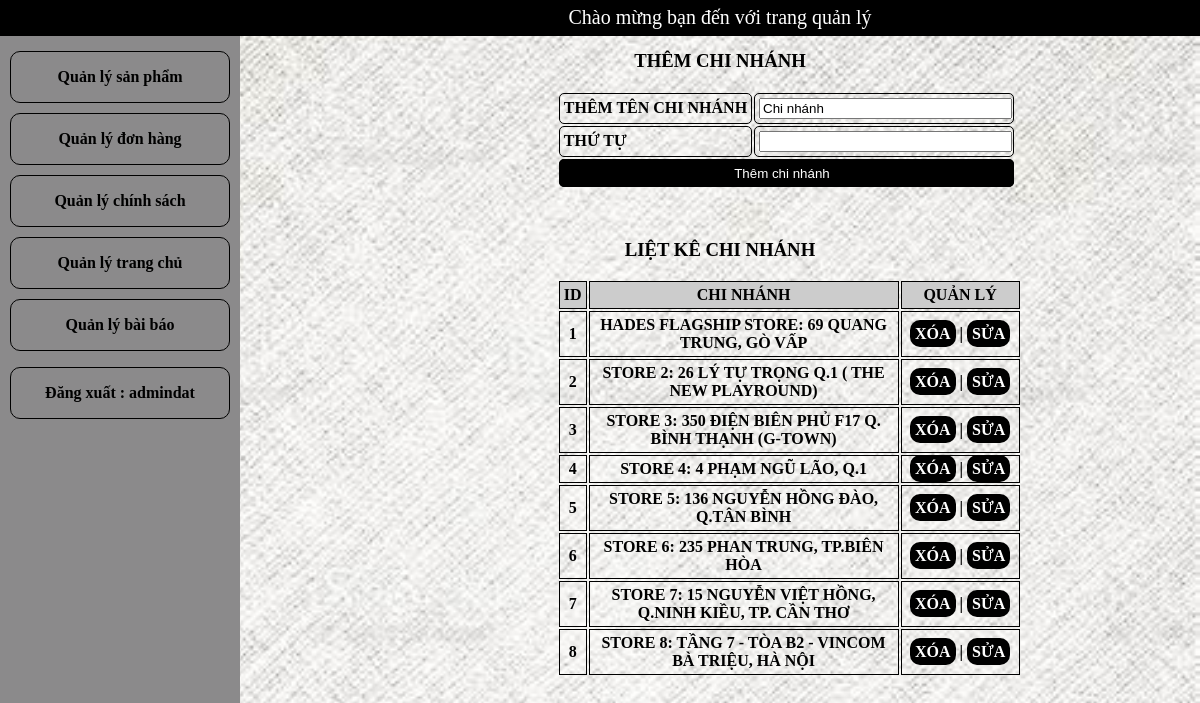
Page /admincp/index.php?action=quanlychinhanh&query=them (signed in) on the committed database.
### tables this page shows
CREATE TABLE `tbl_chinhanh` (
  `id_chinhanh` int(11) NOT NULL,
  `chinhanh` varchar(255) NOT NULL,
  `thutu` int(11) NOT NULL
);

### admincp/modules/quanlychinhanh/lietke.php (the view, shortened to what this page needs)
<?php
    $sql_lietke_chinhanh = "SELECT * FROM tbl_chinhanh ORDER BY thutu ASC";
    $query_lietke_chinhanh = mysqli_query($mysqli,$sql_lietke_chinhanh);
?>
<div class="quanlymenu">
    <h3>Liệt kê chi nhánh </h3>
    <table class='lietke_menu' >
            <tr class="header_lietke">
                <td>ID</td>
                <td class="them_menu2" style="width: 300px;">Chi nhánh</td>
                <td class="them_menu4">Quản lý</td>
            </tr>
            <?php
                $i=0;
                while($row = mysqli_fetch_array($query_lietke_chinhanh)){
                    $i++;
            ?>
            <tr>
                <td><?php echo $i ?></td>
                <td><?php echo $row['chinhanh'] ?></td>
                <td>
                    <a href="./modules/quanlychinhanh/xuly.php?idchinhanh=<?php echo $row['id_chinhanh']?>">Xóa</a>  |  <a href="index.php?action=quanlychinhanh&query=sua&idchinhanh=<?php echo $row['id_chinhanh']?>">Sửa</a>
                </td>
            </tr>
            <?php
                }
            ?>
    </table>
 </div>

### admincp/css/style.css (style rules this page uses)
body { margin: 0; background-image: url('../modules/quanlysp/uploads/backgr.jpg'); background-size: 100%; }
.quanlymenu { padding-top: 40px; font-weight: 900; text-transform: uppercase; margin-left: 20%; }
.quanlymenu h3 { margin-top: 0; text-align: center; padding-top: 10px; }
.header_lietke { background: #ccc; }
.them_menu4 { width: 109px; }
.them_menu2 { width: 250px; }
.lietke_menu { margin-left: 33%; }
.lietke_menu td { border: 1px solid black; padding: 4px; text-align: center; }
.lietke_menu a { text-decoration: none; background-color: black; color: #fff; padding: 5px; border-radius: 10px; }

### rows in the picture
tbl_chinhanh: chinhanh "HADES FLAGSHIP STORE: 69 QUANG TRUNG, GÒ VẤP"
tbl_chinhanh: chinhanh "STORE 2: 26 LÝ TỰ TRỌNG Q.1 ( THE NEW PLAYROUND)"
tbl_chinhanh: chinhanh "STORE 3: 350 ĐIỆN BIÊN PHỦ F17 Q. BÌNH THẠNH (G-TOWN)"
tbl_chinhanh: chinhanh "STORE 4: 4 PHẠM NGŨ LÃO, Q.1"
tbl_chinhanh: chinhanh "STORE 5: 136 NGUYỄN HỒNG ĐÀO, Q.TÂN BÌNH"
tbl_chinhanh: chinhanh "STORE 6: 235 PHAN TRUNG, TP.BIÊN HÒA"
tbl_chinhanh: chinhanh "STORE 7: 15 NGUYỄN VIỆT HỒNG, Q.NINH KIỀU, TP. CẦN THƠ"
tbl_chinhanh: chinhanh "STORE 8: TẦNG 7 - TÒA B2 - VINCOM BÀ TRIỆU, HÀ NỘI"

### other values in the picture
$_SESSION['dangnhap'] "admindat"
